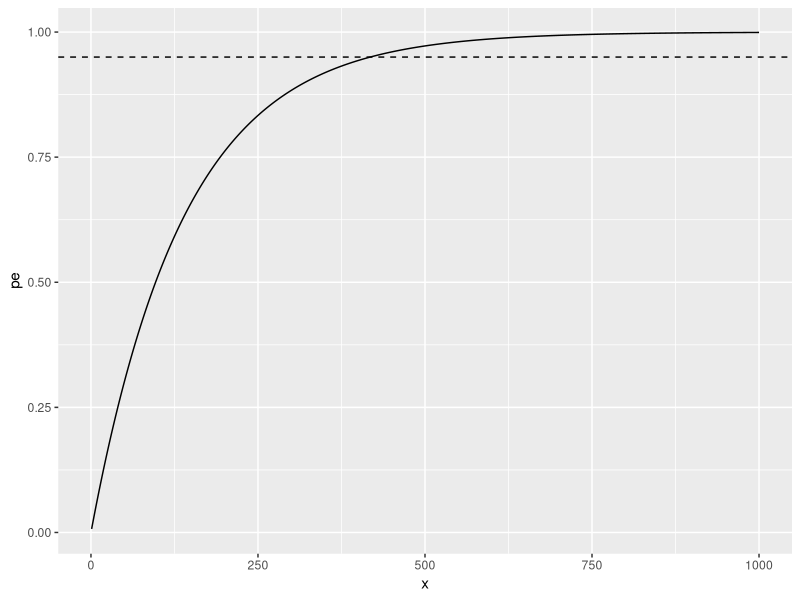
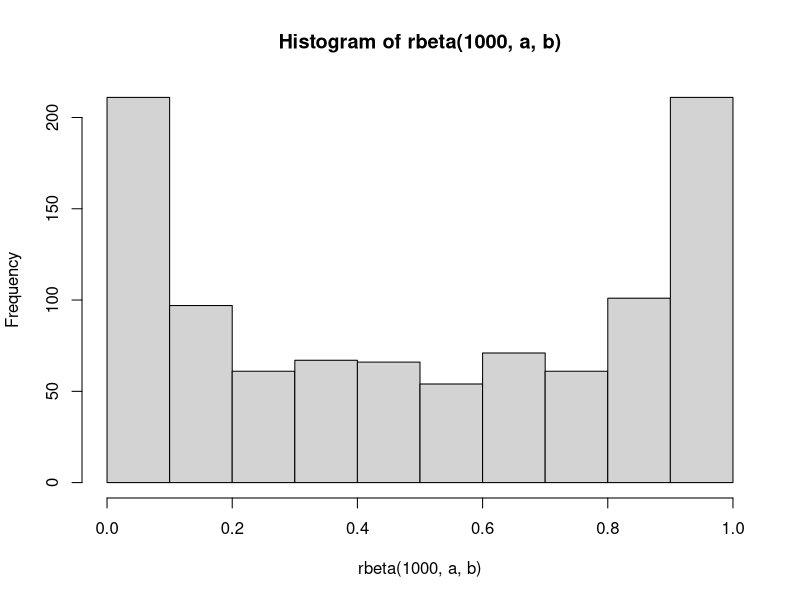
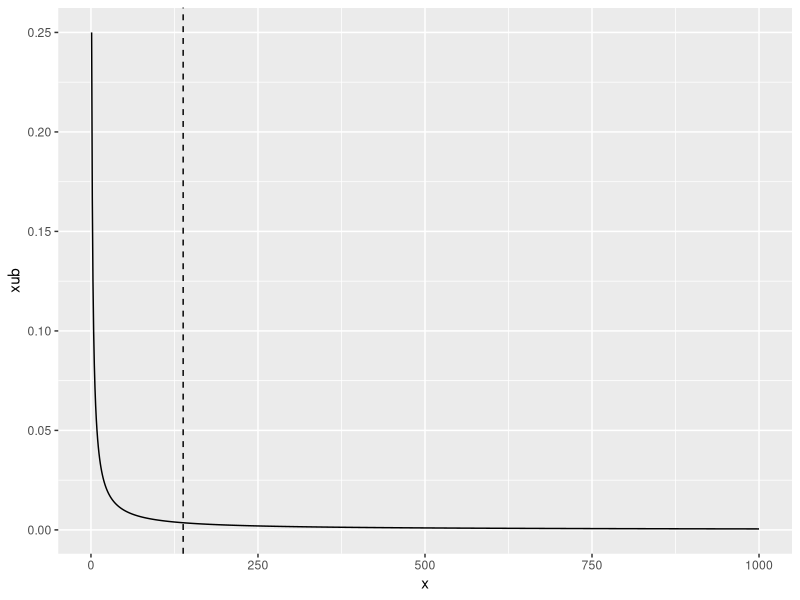

Source code (R) for these figures, in order:
#' ---
#' title: "Modeling rare events"
#' author: "Taavi Päll"
#' output: github_document
#' ---
#' 

#' ## Load libraries.
#+
library(dplyr)
library(ggplot2)

#' ## Rule of three (is next to useless)

#' > Rule of 3 is a 95% one-sided confidence limit.   
#' 
#' ### Laplace's rule of succession  
#' 
#' The rule of succession states that the estimated probability of failure is (F + 1)/(N + 2). 
#' Where F is the number of failures.   
#+
F <- 0
N <- 138
p <- (F + 1) / (N + 2)
x <- 1:1000
pe <- 1 - pbinom(0, size = x, prob = p)
ggplot(tibble(x, pe)) +
    geom_line(aes(x, pe, group = 1)) +
    geom_hline(yintercept = 0.95, linetype = "dashed")

sum(near(0.95, pe, tol = 0.0001))
x[near(0.95, pe, tol = 0.0001)]

#' ## Bayesian estimator   
#' 
#' If we use beta prior with parameters a and b we can use formula (see Razzaghi, 2002):
#' Razzaghi, M. (2002). On the estimation of binomial success probability with zero occurrence in sample. Journal of Modern Applied Statistical Methods, 1(2), 41. http://digitalcommons.wayne.edu/cgi/viewcontent.cgi?article=1673&context=jmasm
#+
a <- 0.5
b <- 0.5
hist(rbeta(1000, a, b))

#' Naive Bayes 
#+
nb_estimate <- function(x) {
    a / (a + b + x)
    }

xub <- nb_estimate(x)
ggplot(tibble(x, xub)) +
    geom_line(aes(x, xub, group = 1)) +
    geom_vline(xintercept = 138, linetype = "dashed")
